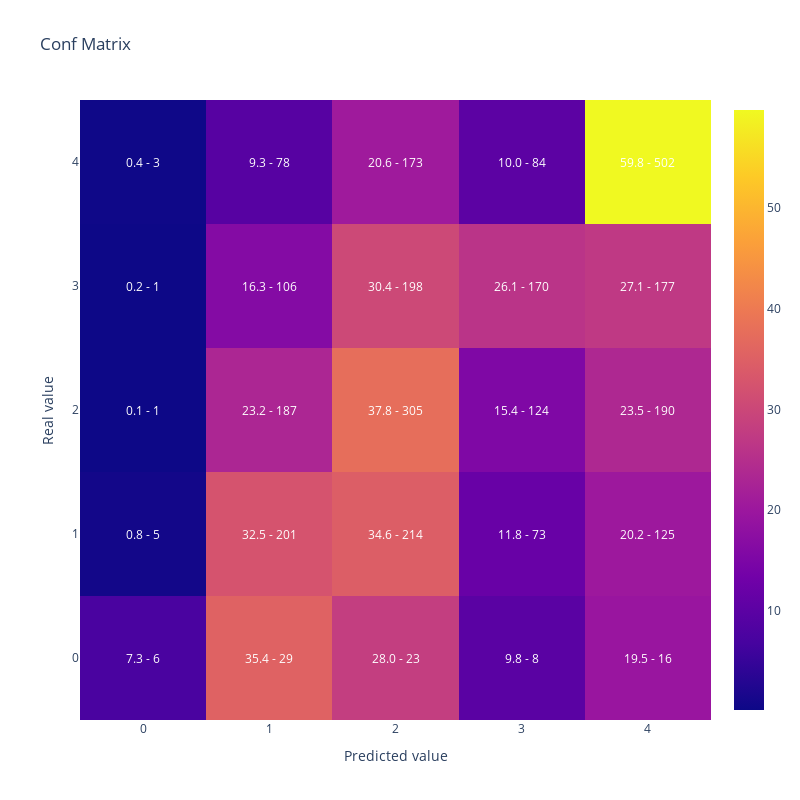

Write notebook code for a chart like this one.
### Code cell
# Evaluar el modelo en el conjunto de prueba
y_pred = lgb_model.predict(X_test).argmax(axis=1)
kappa_score = cohen_kappa_score(y_test, y_pred, weights='quadratic')
accuracy = accuracy_score(y_test, y_pred)
balanced_accuracy = balanced_accuracy_score(y_test, y_pred)

print(f'Kappa: {kappa_score}')
print(f'Accuracy: {accuracy}')
print(f'Balanced Accuracy: {balanced_accuracy}')

# Mostrar la matriz de confusión
display(plot_confusion_matrix(y_test, y_pred))

# Información adicional del modelo
print("Reporte de clasificación:\n", classification_report(y_test, y_pred))
lgb.plot_importance(lgb_model, height=0.5, figsize=(10, 12))
plt.show()

# Tamaño total del dataset de entrenamiento
total_data = X_train.shape[0]
train_data = X_train.shape[0]
percentage_used = (train_data / total_data) * 100

print(f"Total de datos en el dataset de entrenamiento: {total_data}")
print(f"Datos utilizados en el entrenamiento actual: {train_data}")
print(f"Porcentaje de datos utilizados: {percentage_used:.2f}%")

### Figure 1 — Plotly figure (JSON) as saved in the notebook; plotly's stock layout.template omitted (floating-point values rounded to 4 significant figures)
{"data": [{"type": "heatmap", "x": [0, 1, 2, 3, 4], "y": [0, 1, 2, 3, 4], "z": [[7.317, 35.37, 28.05, 9.756, 19.51], [0.8091, 32.52, 34.63, 11.81, 20.23], [0.1239, 23.17, 37.79, 15.37, 23.54], [0.1534, 16.26, 30.37, 26.07, 27.15], [0.3571, 9.286, 20.6, 10, 59.76]]}], "layout": {"annotations": [{"font": {"color": "white"}, "showarrow": false, "text": "7.3 - 6", "x": 0, "xref": "x", "y": 0, "yref": "y"}, {"font": {"color": "white"}, "showarrow": false, "text": "35.4 - 29", "x": 1, "xref": "x", "y": 0, "yref": "y"}, {"font": {"color": "white"}, "showarrow": false, "text": "28.0 - 23", "x": 2, "xref": "x", "y": 0, "yref": "y"}, {"font": {"color": "white"}, "showarrow": false, "text": "9.8 - 8", "x": 3, "xref": "x", "y": 0, "yref": "y"}, {"font": {"color": "white"}, "showarrow": false, "text": "19.5 - 16", "x": 4, "xref": "x", "y": 0, "yref": "y"}, {"font": {"color": "white"}, "showarrow": false, "text": "0.8 - 5", "x": 0, "xref": "x", "y": 1, "yref": "y"}, {"font": {"color": "white"}, "showarrow": false, "text": "32.5 - 201", "x": 1, "xref": "x", "y": 1, "yref": "y"}, {"font": {"color": "white"}, "showarrow": false, "text": "34.6 - 214", "x": 2, "xref": "x", "y": 1, "yref": "y"}, {"font": {"color": "white"}, "showarrow": false, "text": "11.8 - 73", "x": 3, "xref": "x", "y": 1, "yref": "y"}, {"font": {"color": "white"}, "showarrow": false, "text": "20.2 - 125", "x": 4, "xref": "x", "y": 1, "yref": "y"}, {"font": {"color": "white"}, "showarrow": false, "text": "0.1 - 1", "x": 0, "xref": "x", "y": 2, "yref": "y"}, {"font": {"color": "white"}, "showarrow": false, "text": "23.2 - 187", "x": 1, "xref": "x", "y": 2, "yref": "y"}, {"font": {"color": "white"}, "showarrow": false, "text": "37.8 - 305", "x": 2, "xref": "x", "y": 2, "yref": "y"}, {"font": {"color": "white"}, "showarrow": false, "text": "15.4 - 124", "x": 3, "xref": "x", "y": 2, "yref": "y"}, {"font": {"color": "white"}, "showarrow": false, "text": "23.5 - 190", "x": 4, "xref": "x", "y": 2, "yref": "y"}, {"font": {"color": "white"}, "showarrow": false, "text": "0.2 - 1", "x": 0, "xref": "x", "y": 3, "yref": "y"}, {"font": {"color": "white"}, "showarrow": false, "text": "16.3 - 106", "x": 1, "xref": "x", "y": 3, "yref": "y"}, {"font": {"color": "white"}, "showarrow": false, "text": "30.4 - 198", "x": 2, "xref": "x", "y": 3, "yref": "y"}, {"font": {"color": "white"}, "showarrow": false, "text": "26.1 - 170", "x": 3, "xref": "x", "y": 3, "yref": "y"}, {"font": {"color": "white"}, "showarrow": false, "text": "27.1 - 177", "x": 4, "xref": "x", "y": 3, "yref": "y"}, {"font": {"color": "white"}, "showarrow": false, "text": "0.4 - 3", "x": 0, "xref": "x", "y": 4, "yref": "y"}, {"font": {"color": "white"}, "showarrow": false, "text": "9.3 - 78", "x": 1, "xref": "x", "y": 4, "yref": "y"}, {"font": {"color": "white"}, "showarrow": false, "text": "20.6 - 173", "x": 2, "xref": "x", "y": 4, "yref": "y"}, {"font": {"color": "white"}, "showarrow": false, "text": "10.0 - 84", "x": 3, "xref": "x", "y": 4, "yref": "y"}, {"font": {"color": "white"}, "showarrow": false, "text": "59.8 - 502", "x": 4, "xref": "x", "y": 4, "yref": "y"}], "height": 800, "title": {"text": "Conf Matrix"}, "width": 800, "xaxis": {"title": {"text": "Predicted value"}}, "yaxis": {"title": {"text": "Real value"}}}}
